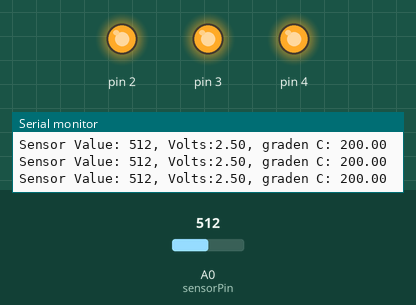
The sketch below on a simulated Arduino Uno, built with avr-gcc and run on an emulated ATmega328P. On the bench: output pins drawn as LEDs (lit = HIGH), the last lines printed to the serial monitor. Inputs (shaded band) come from the test bench; at power-on: A0 (sensorPin) = 512.

Above: at 1.2 s.
1.3 s: A0 (sensorPin) set to 158
4.3 s: A0 (sensorPin) set to 129
At 5.2 s:
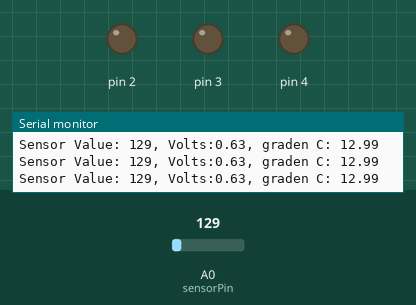
5.8 s: A0 (sensorPin) set to 306
At 6.2 s:
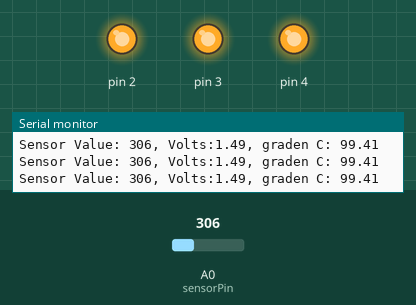
Timing chart, 0 to 8.8 s (numbered marks = the images above; inputs shaded):
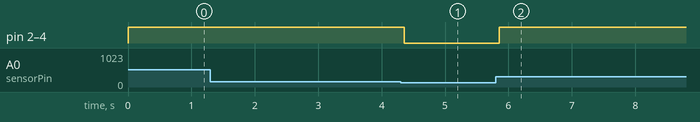

Measured:
- the behaviour switches between 144 and 143 on A0 (sensorPin) (found by bisection; images 0 and 1)
- after the input at 4.3 s, pin 2–4: HIGH → LOW after 0.05 s
- after the input at 5.8 s, pin 2–4: LOW → HIGH after 0.05 s

The sketch:

Sketch1.ino
```cpp
/*
 Name:		Sketch1.ino
 Created:	4/28/2017 7:47:26 PM
 Author:	Erik Winands
*/

const int sensorPin = A0;
const float baselineTemp = 20.0;
// the setup function runs once when you press reset or power the board
void setup() {
	Serial.begin(9600);

	for (int pinNumber = 2; pinNumber < 5; pinNumber++)
	{
		pinMode(pinNumber, OUTPUT);
		digitalWrite(pinNumber, LOW);


	}
}

// the loop function runs over and over again until power down or reset
void loop() {

	int sensorVal = analogRead(sensorPin);
	Serial.print("Sensor Value: ");
	Serial.print(sensorVal);
	float voltage = (sensorVal / 1024.0)*5.0;
	Serial.print(", Volts:");
	Serial.print(voltage);
	Serial.print(", graden C: ");
	float temperature = (voltage - .5) * 100;
	Serial.println(temperature);

	if (temperature < baselineTemp)
	{
		digitalWrite(2, LOW);
		digitalWrite(3, LOW);
		digitalWrite(4, LOW);
	}
	else if (temperature >= baselineTemp + 2 && temperature < baselineTemp + 4)
	{
		digitalWrite(2, HIGH);
		digitalWrite(3, LOW);
		digitalWrite(4, LOW);
	}
	else if (temperature >= baselineTemp+4  && temperature < baselineTemp + 6)
	{
		digitalWrite(2, HIGH);
		digitalWrite(3, HIGH);
		digitalWrite(4, LOW);
	}
	else if (temperature >= baselineTemp +  6)
	{
		digitalWrite(2, HIGH);
		digitalWrite(3, HIGH);
		digitalWrite(4, HIGH);
	}
	delay(3);

}
```
